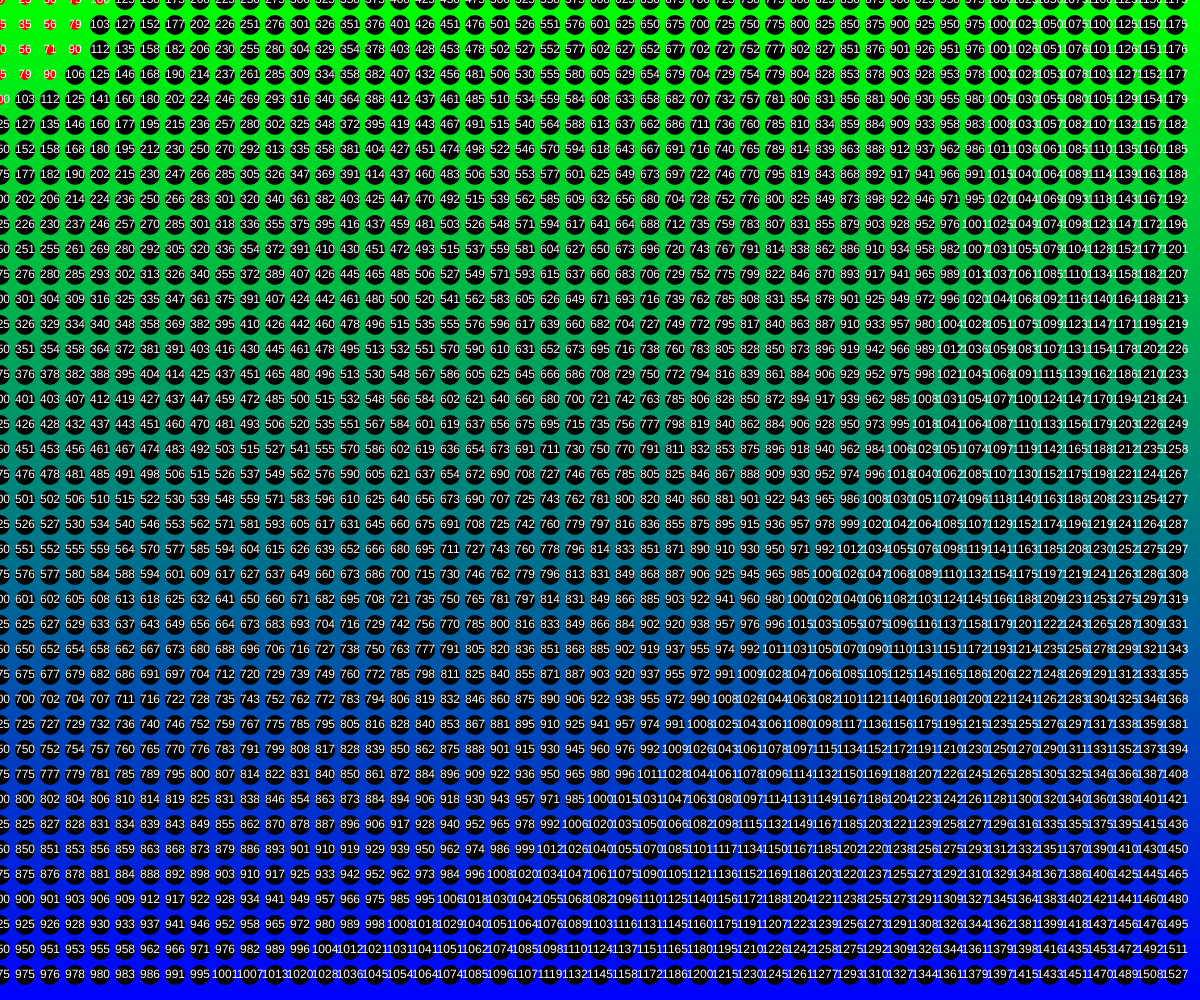
Frame 1 (no input)
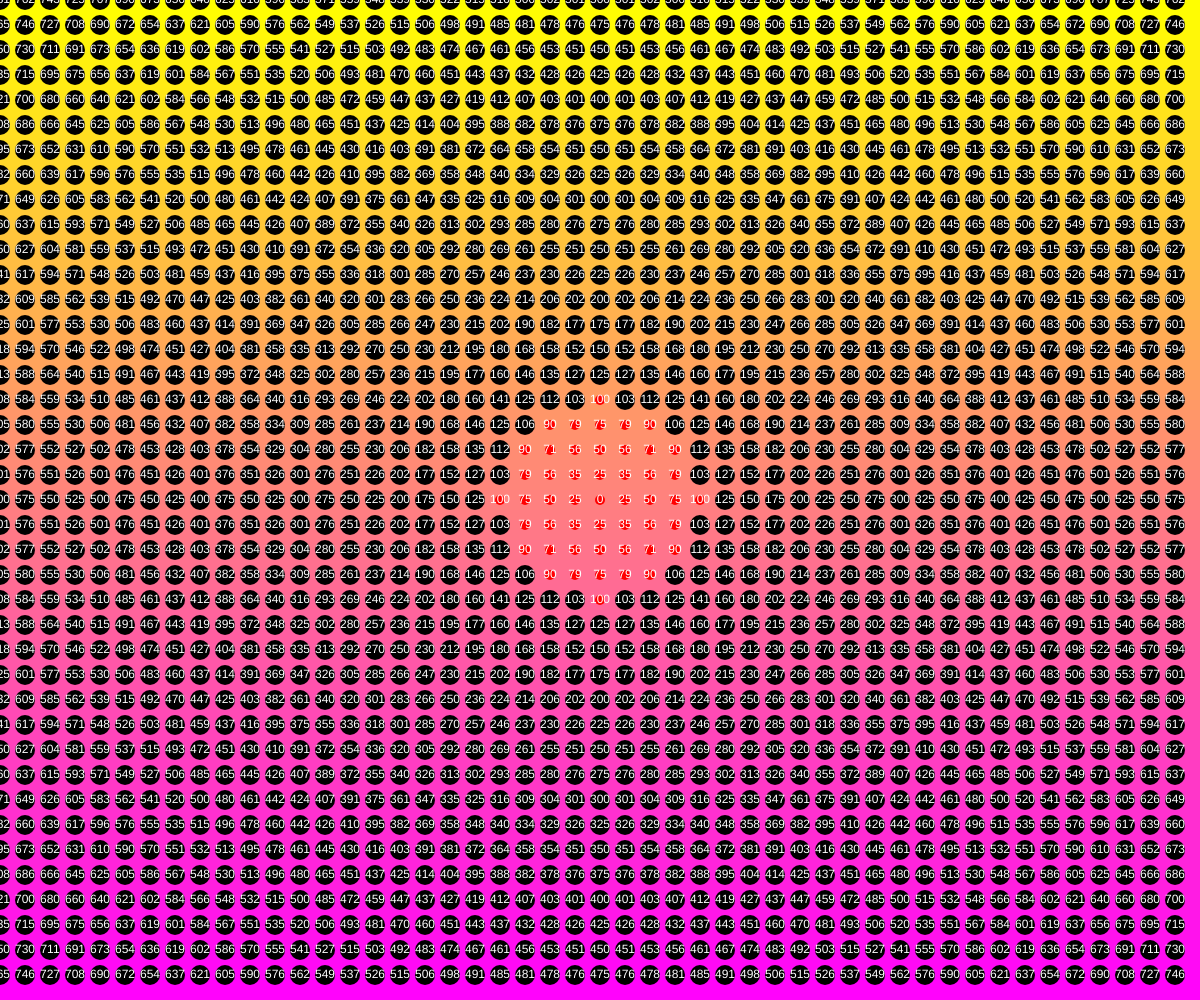
Frame 2 (the mouse pressed at the canvas centre, redrawn once)

The p5.js sketch that drew these frames (run headless with seeded random() and noise() and a simulated clock; the mouse was pressed at the canvas centre and the sketch redrawn once):

// p5.js sketch
// ── sketch.js
// Gradient Background + Nested Loops
// Tanya Bhardwaj
// Feb 29th, 2024
// Creating a gradient + drawing with nested loops

let rectHeight = 10;
let circleSize = 20;
let spacing = 25;

function setup() {
  createCanvas(windowWidth, windowHeight);
  noStroke();
  noLoop();
}

function mousePressed(){
  draw();
}

function draw() {
  gradientBackground();
  nestedLoops();
}

function circleDistance(x1, y1, x2, y2){
  //given two points (x1, y1) (x2, y2) 
  // return the straightine distance
  let a = abs(x1 - x2);
  let b = abs(y1 - y2);
  let c = sqrt(pow(a,2) + pow(b,2));
  return c;
  //dist();
}

function nestedLoops(){
  // using a loop within a loop, generate a grid arrangement
  // for some circles
  for(let x = 0; x < width; x+=spacing){ //Column 0 20 40 60 80
    for(let y = 0; y< height; y+=spacing){ //Rows 0 20 40 60 80
      let d = round(circleDistance(x,y,mouseX,mouseY));
      //close circles : differemt color
      let currentSize = circleSize;
      if(d > 100){
        fill(0);
      }
      else {
        fill(255, 0, 0)
        currentSize = currentSize/2;
      }
      circle(x, y, currentSize)
      fill(255);
      textAlign(CENTER, CENTER);
      
      text(d, x, y);
    }
  }
}

function gradientBackground(){
   // use a single loop to draw several rectangles
   // then color them into a gradient
   let y = 0;
   while(y < height){
      let c = color(mouseX,map(y,0,height,255,0),map(y,0,height,0,255));
      fill(c); 
      rect(0,y,width,rectHeight);
      y += rectHeight;
   }

}
